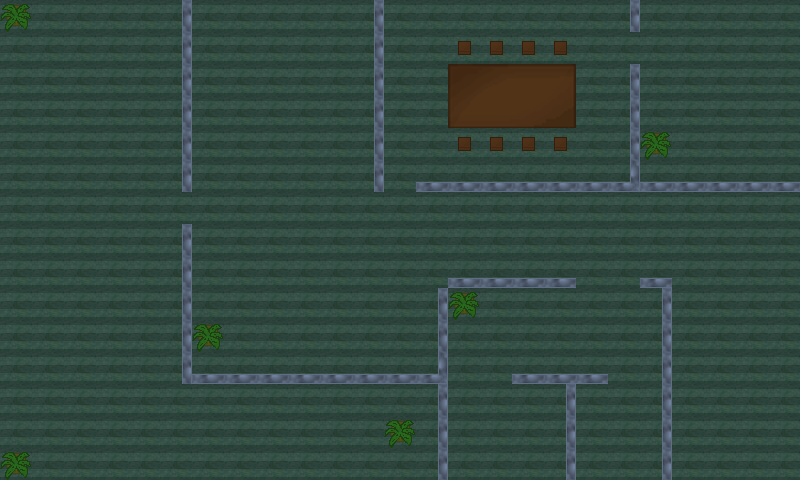

A level layout from a 2D game, rendered from its tile map. Below: a short description, then the map file with tile-grid data replaced by summaries:
An orthogonal 25x15 tile map with 32x32 px tiles, 3 tile layers (background, wall, item) and 13 objects (13x w).

<map version="1.0" orientation="orthogonal" width="25" height="15" tilewidth="32" tileheight="32">
 <tileset firstgid="1" name="tileset" tilewidth="32" tileheight="32">
  <image source="./tileset.png" width="640" height="32" />
 </tileset>
 <layer name="background" width="25" height="15">
  <data>[375 cells, 375 non-empty, 1 distinct tile ids]</data>
 </layer>
 <layer name="wall" width="25" height="15">
  <data>[375 cells, 63 non-empty, 3 distinct tile ids]</data>
 </layer>
 <layer name="item" width="25" height="15">
  <data>[375 cells, 22 non-empty, 10 distinct tile ids]</data>
 </layer>
 <objectgroup name="owall" width="25" height="15">
  <object name="w" x="183" y="0" width="9" height="193" />
  <object name="w" x="184" y="226" width="7" height="158" />
  <object name="w" x="193" y="375" width="245" height="10" />
  <object name="w" x="439" y="278" width="8" height="203" />
  <object name="w" x="449" y="277" width="127" height="9" />
  <object name="w" x="640" y="279" width="33" height="6" />
  <object name="w" x="663" y="289" width="9" height="192" />
  <object name="w" x="513" y="372" width="97" height="12" />
  <object name="w" x="567" y="387" width="8" height="94" />
  <object name="w" x="417" y="182" width="384" height="10" />
  <object name="w" x="628" y="2" width="10" height="32" />
  <object name="w" x="631" y="95" width="10" height="89" />
  <object name="w" x="376" y="3" width="8" height="188" />
 </objectgroup>
</map>
